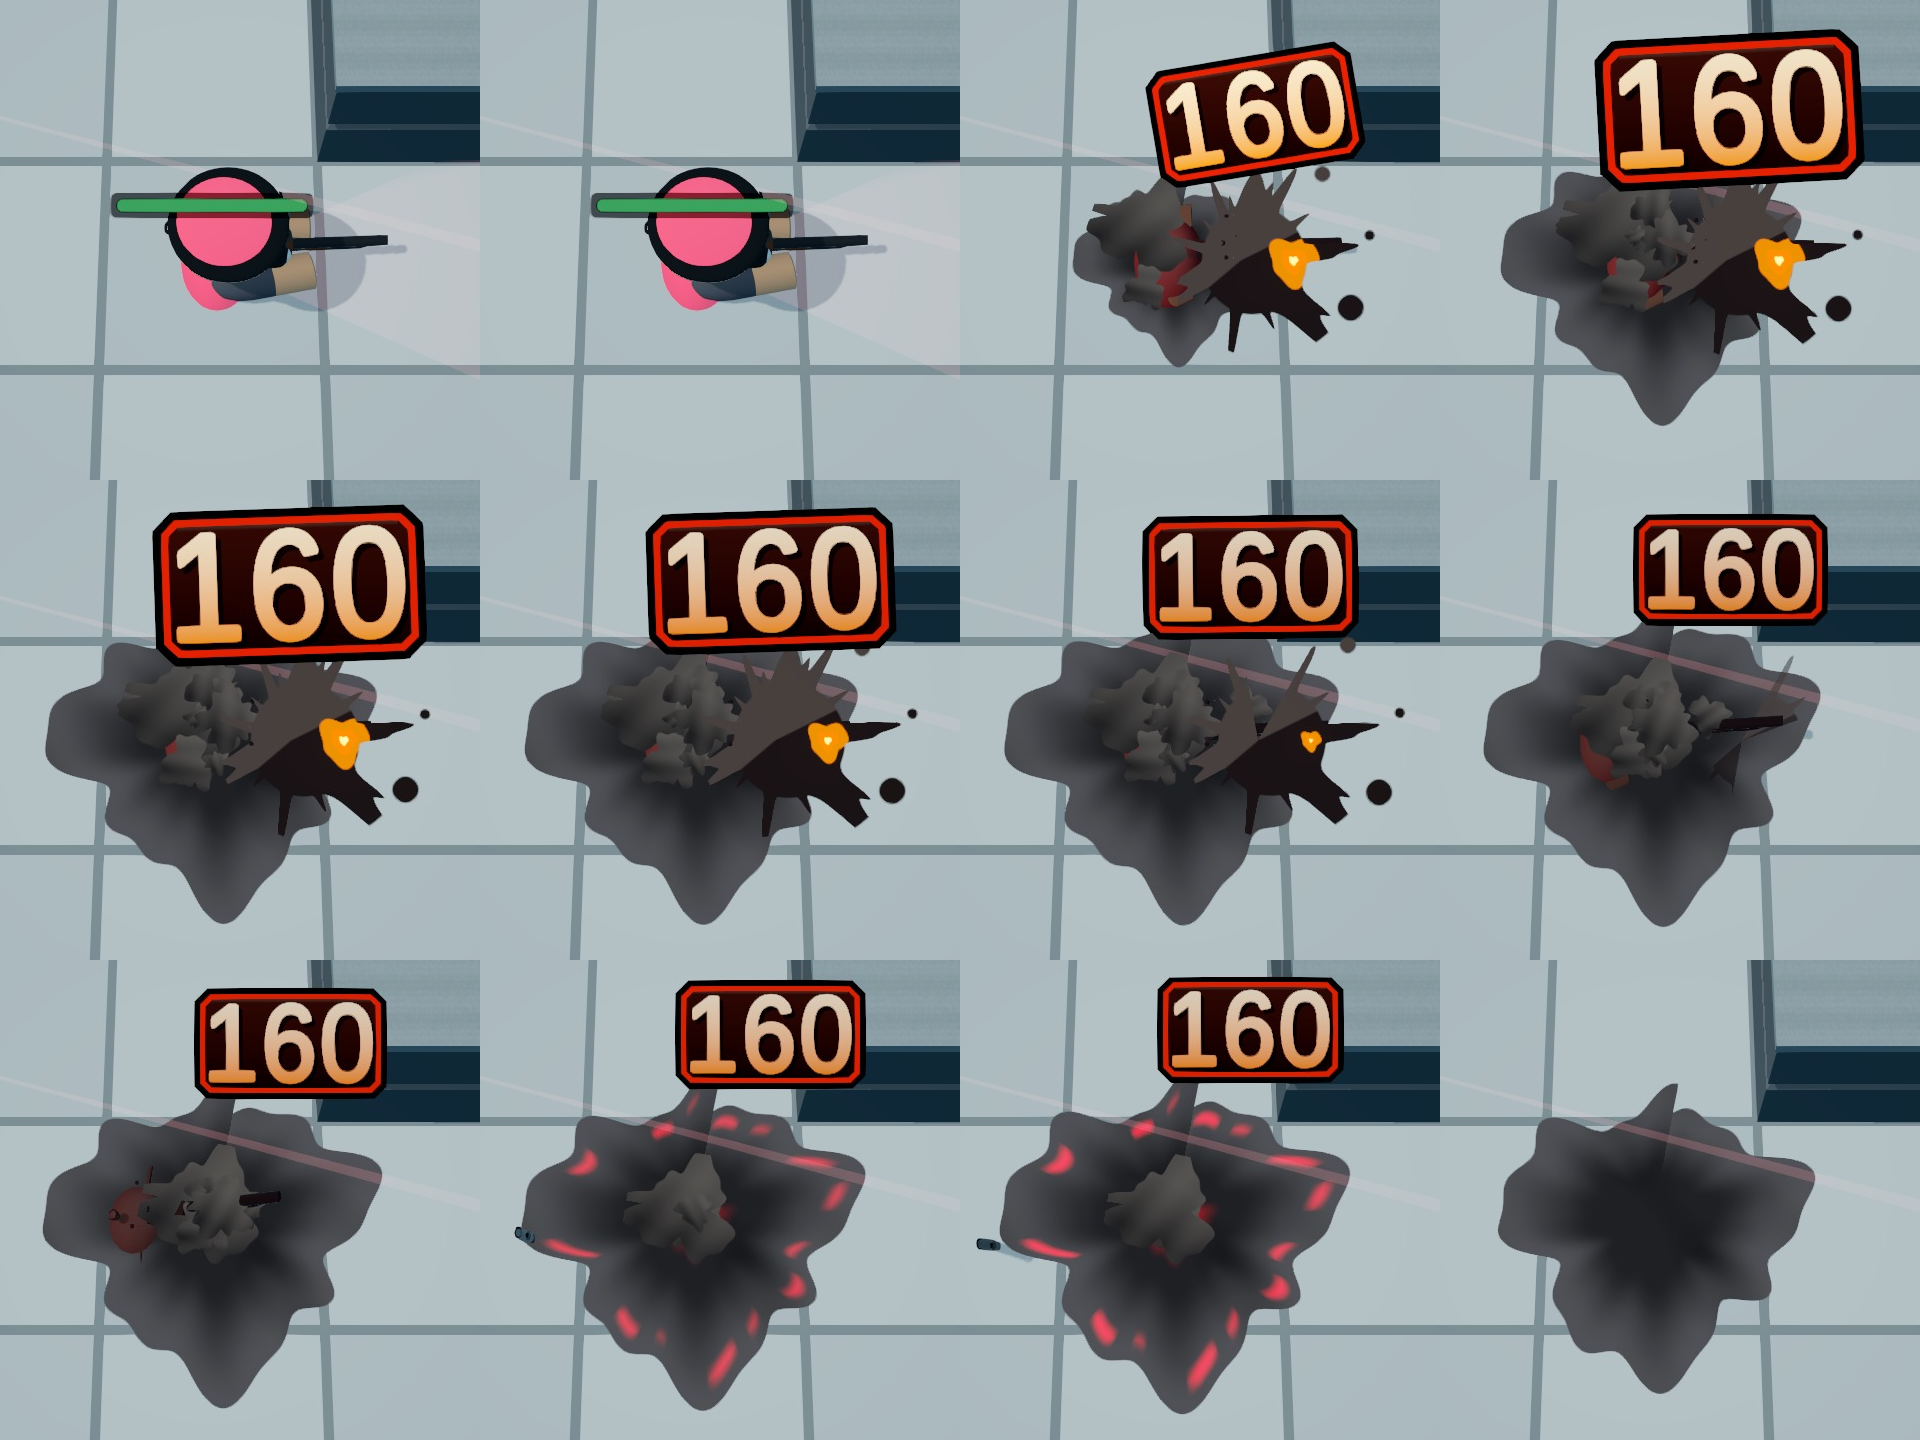

This chart was generated by the following Python code:
"""Round-4 death builder: look at the frames around the deletion, zoomed."""
import sys
from PIL import Image

shot = "Captures/AbilityJuice/shots/r3/death"
frames = [10, 11, 12, 13, 14, 15, 16, 18, 20, 24, 30, 40]
crop = (300, 250, 780, 730)  # centred on the dying unit
scale = 1

tiles = []
for f in frames:
    im = Image.open(f"{shot}/f{f:04d}.jpg").convert("RGB").crop(crop)
    tiles.append((f, im))

w, h = tiles[0][1].size
cols, rows = 4, 3
sheet = Image.new("RGB", (cols * w, rows * h), (0, 0, 0))
for i, (f, im) in enumerate(tiles):
    sheet.paste(im, ((i % cols) * w, (i // cols) * h))
sheet.save("Captures/AbilityJuice/_b4_death_look.png")
print("frames", frames)
print("tile", w, h)
